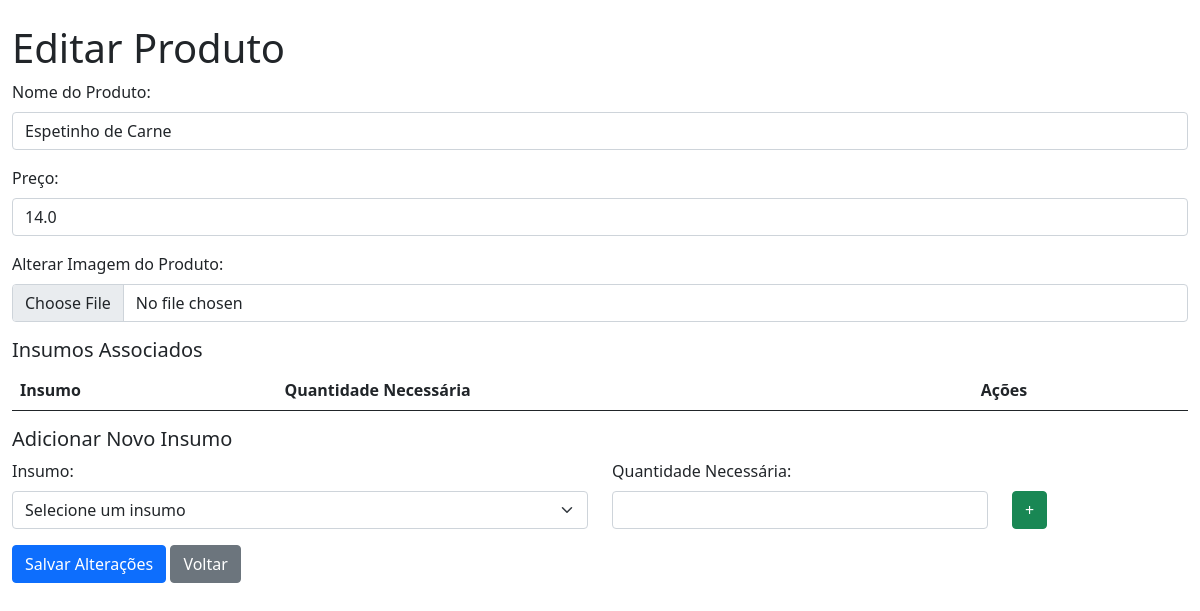
The page /produto/1 on the database as committed earlier.
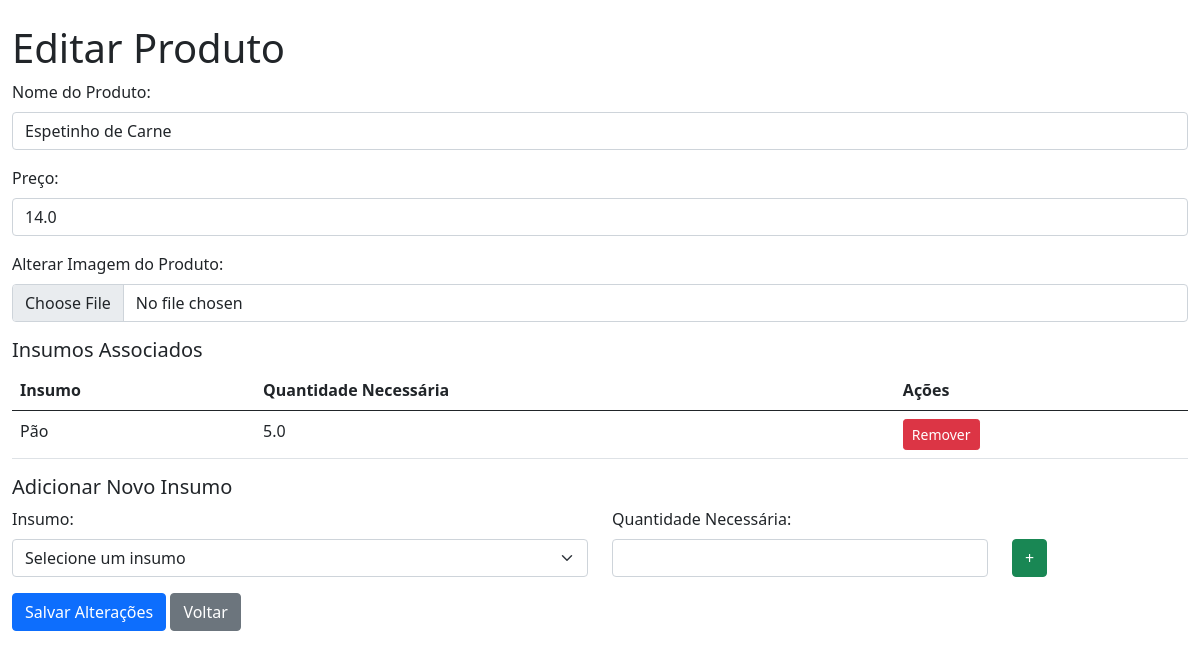
The same page on the database as committed later.
### app.py (models this page shows)
class ProdutoInsumo(db.Model):
    id = db.Column(db.Integer, primary_key=True)
    produto_id = db.Column(db.Integer, db.ForeignKey('produto.id'), nullable=False)
    insumo_id = db.Column(db.Integer, db.ForeignKey('insumo.id'), nullable=False)
    quantidade_necessaria = db.Column(db.Float, nullable=False)
    produto = db.relationship('Produto', backref=db.backref('insumos_associados', cascade='all, delete-orphan'))
    insumo = db.relationship('Insumo', backref=db.backref('produtos_usando', cascade='all, delete-orphan'))

class Insumo(db.Model):
    id = db.Column(db.Integer, primary_key=True)
    nome = db.Column(db.String(100), nullable=False)
    unidade = db.Column(db.String(20), nullable=False)
    quantidade = db.Column(db.Float, nullable=False)
    custo = db.Column(db.Float, nullable=False)

### app.py (the view, shortened to what this page needs)
@app.route('/produto/<int:id>', methods=['GET', 'POST'])
def editar_produto(id):
    produto = Produto.query.get_or_404(id)
    insumos = Insumo.query.all()
    insumos_associados = ProdutoInsumo.query.filter_by(produto_id=produto.id).all()
    return render_template('editar_produto.html', produto=produto, insumos=insumos, insumos_associados=insumos_associados)

### templates/editar_produto.html (shortened to what this page needs)
<!DOCTYPE html>
<html lang="pt-br">
<head>
  <link href="https://cdn.jsdelivr.net/npm/bootstrap@5.1.0/dist/css/bootstrap.min.css" rel="stylesheet" />
</head>
<body>
  <div class="container mt-4">
    <h1>Editar Produto</h1>
    <form action="{{ url_for('editar_produto', id=produto.id) }}" method="POST">
        <div class="mb-3">
            <label for="nome" class="form-label">Nome do Produto:</label>
            <input type="text" id="nome" name="nome" class="form-control" value="{{ produto.nome }}" required>
        </div>
        <div class="mb-3">
            <label for="preco" class="form-label">Preço:</label>
            <input type="number" step="0.01" id="preco" name="preco" class="form-control" value="{{ produto.preco }}" required>
        </div>
        <div class="mb-3">
            <label for="imagem" class="form-label">Alterar Imagem do Produto:</label>
            <input type="file" id="imagem" name="imagem" class="form-control" accept="image/*">
        </div>
        <h5>Insumos Associados</h5>
        <table class="table">
            <thead>
                <tr>
                    <th>Insumo</th>
                    <th>Quantidade Necessária</th>
                    <th>Ações</th>
                </tr>
            </thead>
            <tbody>
                {% for assoc in insumos_associados %}
                <tr>
                    <td>{{ assoc.insumo.nome }}</td>
                    <td>{{ assoc.quantidade_necessaria }}</td>
                    <td>
                        <form action="{{ url_for('remover_insumo', id=assoc.id) }}" method="POST" style="display:inline;">
                            <button type="submit" class="btn btn-danger btn-sm" onclick="return confirm('Tem certeza que deseja remover este insumo?')">Remover</button>
                        </form>
                    </td>
                </tr>
                {% endfor %}
            </tbody>
        </table>
        <h5>Adicionar Novo Insumo</h5>
        <div id="insumos-container">
            <div class="row mb-3">
                <div class="col-md-6">
                    <label for="insumo_id_0" class="form-label">Insumo:</label>
                    <select id="insumo_id_0" name="insumo_id[]" class="form-select">
                        <option value="">Selecione um insumo</option>
                    </select>
                </div>
                <div class="col-md-4">
                    <label for="quantidade_necessaria_0" class="form-label">Quantidade Necessária:</label>
                    <input type="number" step="0.01" id="quantidade_necessaria_0" name="quantidade_necessaria[]" class="form-control">
                </div>
                <div class="col-md-2 d-flex align-items-end">
                    <button type="button" class="btn btn-success" onclick="adicionarInsumo()">+</button>
                </div>
            </div>
        </div>
        <button type="submit" class="btn btn-primary">Salvar Alterações</button>
        <a href="{{ url_for('produtos') }}" class="btn btn-secondary">Voltar</a>
    </form>
  </div>
</body>
</html>

Rows that differ between the two databases and show on the page:
added ProdutoInsumo: insumo.nome "Pão", quantidade_necessaria "5.0"
